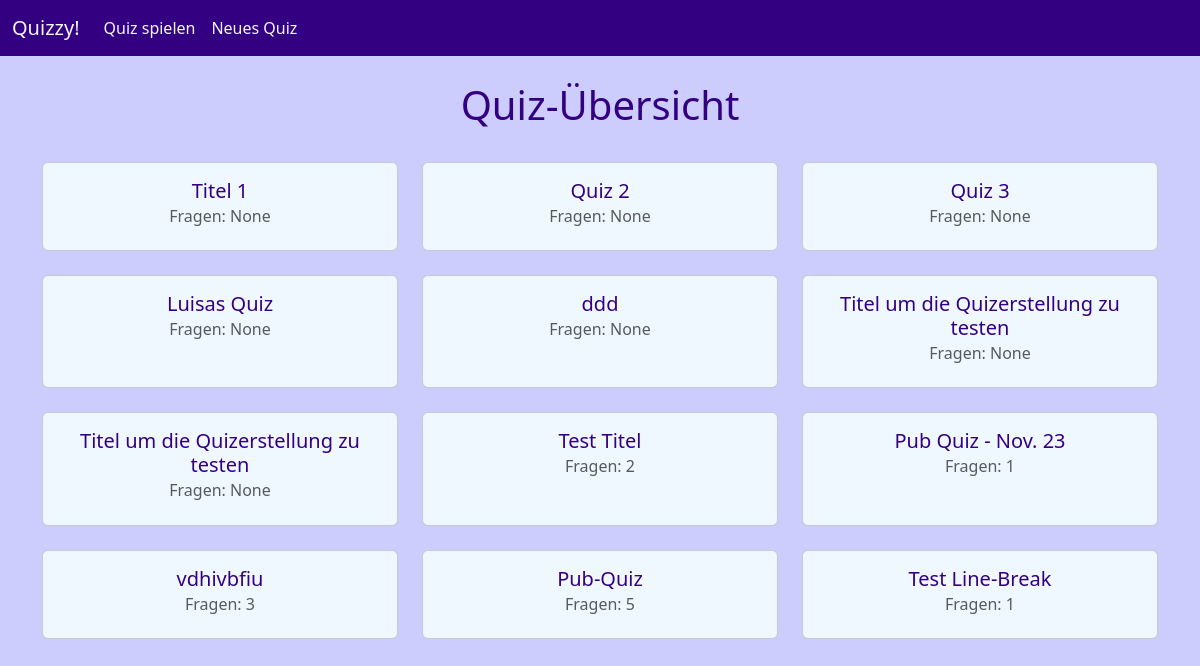
Page /quizoverview on the earlier database version.
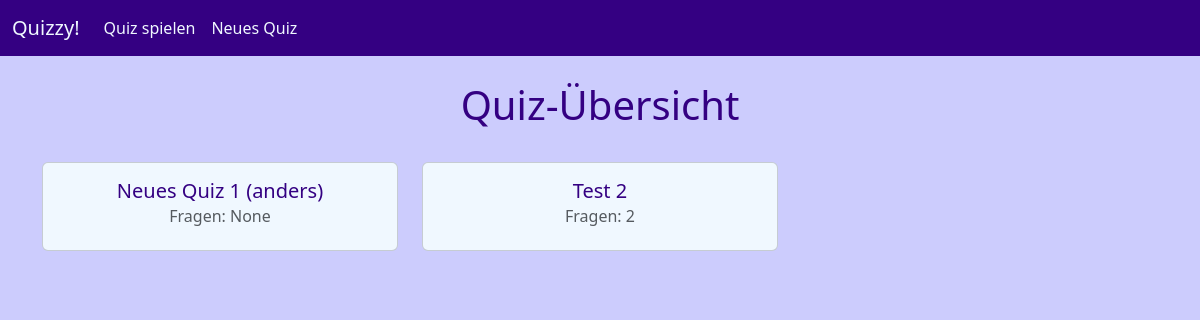
Same page on the later database version.
### tables this page shows
CREATE TABLE quizzes (title TEXT NOT NULL, number_of_questions INTEGER);

### quizzy.py (the view)
@app.route("/quizoverview")
def quizoverview():
    with sqlite3.connect('quizzy.db') as con:
        con.row_factory = sqlite3.Row
        cur = con.cursor()
        cur.execute("SELECT rowid, * FROM quizzes")
        quizzes = cur.fetchall()
    return render_template("quizoverview.html", quizzes=quizzes)

### templates/quizoverview.html (shortened to what this page needs)
<!DOCTYPE html>
<html lang="en">
{% include 'head.html' %}
<body>
    {% include 'navbar.html' %}
    <h1>Quiz-Übersicht</h1>
    <div class="container">
        <div class="row g-4 justify-content-start">
            {% for quiz in quizzes %}
            <div class="col-12 col-sm-6 col-lg-4">
                <a class="card" href="{{ url_for('quiz', quiz_id=quiz['rowid']) }}">
                    <div class="card-body">
                        <h5 class="card-title">{{ quiz['title'] }}</h5>
                        <h6 class="card-subtitle mb-2 text-body-secondary">Fragen: {{ quiz['number_of_questions'] }}
                        </h6>
                    </div>
                </a>
            </div>
            {% endfor %}
        </div>
    </div>
    {% include 'footer.html' %}
</body>
</html>

### templates/head.html (shortened to what this page needs)
<head>
    <link href="https://cdn.jsdelivr.net/npm/bootstrap@5.3.3/dist/css/bootstrap.min.css" rel="stylesheet"
>
    <link rel="stylesheet" href="https://cdnjs.cloudflare.com/ajax/libs/font-awesome/6.6.0/css/all.min.css">
    <link rel="stylesheet" href="{{ url_for('static', filename='style.css') }}">
</head>

### templates/navbar.html (shortened to what this page needs)
<nav class="navbar navbar-expand-lg bg-body-tertiary">
    <div class="container-fluid">
        <a class="navbar-brand mb-0 h1" href="/" style="color: aliceblue;">Quizzy!</a>
        <div class="navbar-collapse collapse" id="navbar-index">
            <ul class="navbar-nav me-auto mb-2 mb-lg-0">
                <li class="nav-item">
                    <a class="nav-link" aria-current="page" href="{{ url_for('quizoverview') }}"
                        style="color: aliceblue;">Quiz spielen</a>
                </li>
                <li class="nav-item">
                    <a class="nav-link" aria-current="page" href="{{ url_for('createquiz') }}"
                        style="color: aliceblue;">Neues Quiz</a>
                </li>
            </ul>
        </div>
    </div>
</nav>

### templates/footer.html
<div style="padding: 30px;"></div>

### static/style.css (style rules this page uses)
body { text-align: center; background-color: #ccccfd; }
h1 { color: rgb(52, 0, 130); padding-top: 25px; padding-bottom: 25px; }
ul { list-style-type: none; }
.navbar-expand-lg { background-color: rgb(52, 0, 130) !important; }
.card { height: 100%; }
a.card { text-decoration: none; color: rgb(52, 0, 130); background-color: aliceblue; }

Differences in the rows shown:
removed quizzes: title "Quiz 3", number_of_questions "None"
removed quizzes: title "Luisas Quiz", number_of_questions "None"
removed quizzes: title "ddd", number_of_questions "None"
removed quizzes: title "Titel um die Quizerstellung zu testen", number_of_questions "None"
removed quizzes: title "Titel um die Quizerstellung zu testen", number_of_questions "None"
removed quizzes: title "Test Titel", number_of_questions "2"
removed quizzes: title "Pub Quiz - Nov. 23", number_of_questions "1"
removed quizzes: title "vdhivbfiu", number_of_questions "3"
removed quizzes: title "Pub-Quiz", number_of_questions "5"
removed quizzes: title "Test Line-Break", number_of_questions "1"
changed quizzes: title "Titel 1" → "Neues Quiz 1 (anders)"
changed quizzes: title "Quiz 2" → "Test 2"; number_of_questions "None" → "2"
